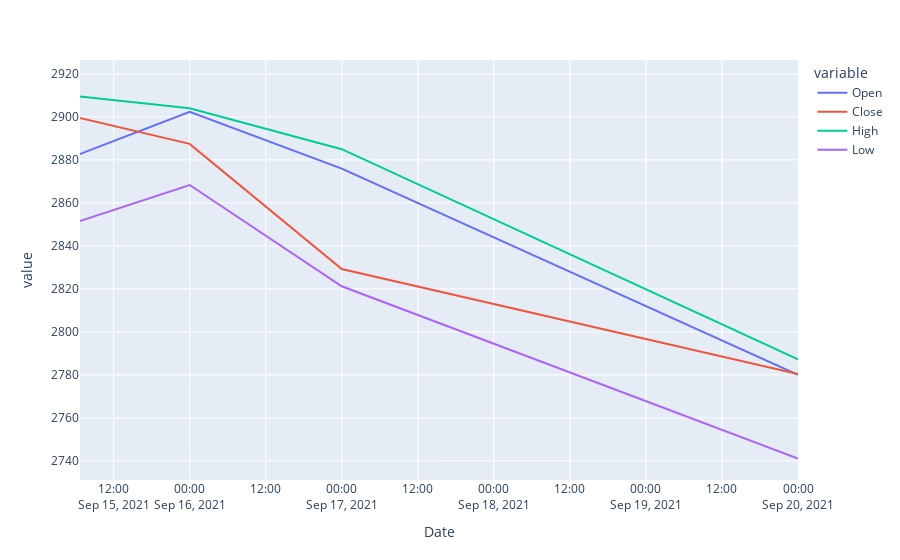

The notebook cell saved with this chart:
### Markdown cell above
# fig = px.line(df, x = 'AAPL_x', y = 'AAPL_y', title='Apple Share Prices over time (2014)')
fig.show()

### Code cell
Google_Stocks_DF = Google_Stocks.reset_index()
px.line(Google_Stocks_DF, x='Date', y=['Open', 'Close', 'High', 'Low'], labels={'x': 'date', 'y':'Price'})

### Figure 1 — Plotly figure (JSON) as saved in the notebook; plotly's stock layout.template omitted (floating-point values rounded to 4 significant figures)
{"data": [{"hovertemplate": "variable=Open<br>Date=%{x}<br>value=%{y}<extra></extra>", "legendgroup": "Open", "line": {"color": "#636efa", "dash": "solid"}, "marker": {"symbol": "circle"}, "mode": "lines", "name": "Open", "orientation": "v", "showlegend": true, "type": "scatter", "x": ["2021-09-10T00:00:00", "2021-09-13T00:00:00", "2021-09-14T00:00:00", "2021-09-15T00:00:00", "2021-09-16T00:00:00", "2021-09-17T00:00:00", "2021-09-20T00:00:00"], "xaxis": "x", "y": [2909.0, 2864.0, 2883.0, 2875.0, 2902.0, 2876.0, 2780.0], "yaxis": "y"}, {"hovertemplate": "variable=Close<br>Date=%{x}<br>value=%{y}<extra></extra>", "legendgroup": "Close", "line": {"color": "#EF553B", "dash": "solid"}, "marker": {"symbol": "circle"}, "mode": "lines", "name": "Close", "orientation": "v", "showlegend": true, "type": "scatter", "x": ["2021-09-10T00:00:00", "2021-09-13T00:00:00", "2021-09-14T00:00:00", "2021-09-15T00:00:00", "2021-09-16T00:00:00", "2021-09-17T00:00:00", "2021-09-20T00:00:00"], "xaxis": "x", "y": [2838.0, 2869.0, 2868.0, 2904.0, 2887.0, 2829.0, 2780.0], "yaxis": "y"}, {"hovertemplate": "variable=High<br>Date=%{x}<br>value=%{y}<extra></extra>", "legendgroup": "High", "line": {"color": "#00cc96", "dash": "solid"}, "marker": {"symbol": "circle"}, "mode": "lines", "name": "High", "orientation": "v", "showlegend": true, "type": "scatter", "x": ["2021-09-10T00:00:00", "2021-09-13T00:00:00", "2021-09-14T00:00:00", "2021-09-15T00:00:00", "2021-09-16T00:00:00", "2021-09-17T00:00:00", "2021-09-20T00:00:00"], "xaxis": "x", "y": [2920.0, 2884.0, 2895.0, 2912.0, 2904, 2885.0, 2787.0], "yaxis": "y"}, {"hovertemplate": "variable=Low<br>Date=%{x}<br>value=%{y}<extra></extra>", "legendgroup": "Low", "line": {"color": "#ab63fa", "dash": "solid"}, "marker": {"symbol": "circle"}, "mode": "lines", "name": "Low", "orientation": "v", "showlegend": true, "type": "scatter", "x": ["2021-09-10T00:00:00", "2021-09-13T00:00:00", "2021-09-14T00:00:00", "2021-09-15T00:00:00", "2021-09-16T00:00:00", "2021-09-17T00:00:00", "2021-09-20T00:00:00"], "xaxis": "x", "y": [2835.0, 2846.0, 2858.0, 2845.0, 2868.0, 2821.0, 2741.0], "yaxis": "y"}], "layout": {"autosize": true, "legend": {"title": {"text": "variable"}, "tracegroupgap": 0}, "margin": {"t": 60}, "xaxis": {"anchor": "y", "autorange": false, "domain": [0, 1], "range": ["2021-09-15 06:41:33.3852", "2021-09-20"], "title": {"text": "Date"}, "type": "date"}, "yaxis": {"anchor": "x", "autorange": false, "domain": [0, 1], "range": [2731.0, 2926.0], "title": {"text": "value"}, "type": "linear"}}}
